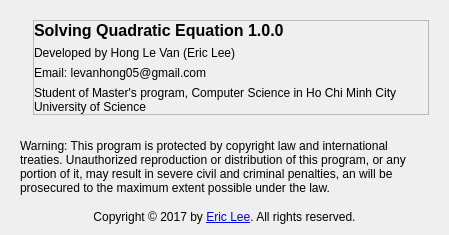
<?xml version="1.0" encoding="UTF-8"?>
<ui version="4.0">
 <class>AboutDialog</class>
 <widget class="QDialog" name="AboutDialog">
  <property name="windowModality">
   <enum>Qt::ApplicationModal</enum>
  </property>
  <property name="geometry">
   <rect>
    <x>0</x>
    <y>0</y>
    <width>449</width>
    <height>235</height>
   </rect>
  </property>
  <property name="windowTitle">
   <string>About</string>
  </property>
  <property name="windowIcon">
   <iconset resource="resources.qrc">
    <normaloff>:/equation/images/infinity.ico</normaloff>:/equation/images/infinity.ico</iconset>
  </property>
  <property name="modal">
   <bool>true</bool>
  </property>
  <layout class="QVBoxLayout" name="verticalLayout">
   <item>
    <widget class="QFrame" name="frameInformation">
     <property name="frameShape">
      <enum>QFrame::NoFrame</enum>
     </property>
     <property name="frameShadow">
      <enum>QFrame::Raised</enum>
     </property>
     <layout class="QHBoxLayout" name="horizontalLayout">
      <item>
       <widget class="QLabel" name="lblIcon">
        <property name="sizePolicy">
         <sizepolicy hsizetype="Fixed" vsizetype="Fixed">
          <horstretch>0</horstretch>
          <verstretch>0</verstretch>
         </sizepolicy>
        </property>
        <property name="text">
         <string/>
        </property>
        <property name="pixmap">
         <pixmap resource="resources.qrc">:/equation/images/infinity.png</pixmap>
        </property>
        <property name="scaledContents">
         <bool>false</bool>
        </property>
        <property name="alignment">
         <set>Qt::AlignLeading|Qt::AlignLeft|Qt::AlignVCenter</set>
        </property>
       </widget>
      </item>
      <item>
       <widget class="QFrame" name="frameAuthor">
        <property name="frameShape">
         <enum>QFrame::StyledPanel</enum>
        </property>
        <property name="frameShadow">
         <enum>QFrame::Raised</enum>
        </property>
        <layout class="QVBoxLayout" name="verticalLayout_3">
         <property name="leftMargin">
          <number>0</number>
         </property>
         <property name="topMargin">
          <number>0</number>
         </property>
         <property name="rightMargin">
          <number>0</number>
         </property>
         <property name="bottomMargin">
          <number>0</number>
         </property>
         <item>
          <widget class="QLabel" name="lblProgramName">
           <property name="font">
            <font>
             <pointsize>12</pointsize>
             <weight>75</weight>
             <bold>true</bold>
            </font>
           </property>
           <property name="text">
            <string>Solving Quadratic Equation 1.0.0</string>
           </property>
          </widget>
         </item>
         <item>
          <widget class="QLabel" name="lblDeveloper">
           <property name="text">
            <string>Developed by Hong Le Van (Eric Lee)</string>
           </property>
          </widget>
         </item>
         <item>
          <widget class="QLabel" name="lblEmail">
           <property name="text">
            <string>Email: levanhong05@gmail.com</string>
           </property>
          </widget>
         </item>
         <item>
          <widget class="QLabel" name="lblPosition">
           <property name="text">
            <string>Student of Master's program, Computer Science in Ho Chi Minh City University of Science</string>
           </property>
           <property name="wordWrap">
            <bool>true</bool>
           </property>
          </widget>
         </item>
        </layout>
       </widget>
      </item>
     </layout>
    </widget>
   </item>
   <item>
    <widget class="QFrame" name="frameLicense">
     <property name="sizePolicy">
      <sizepolicy hsizetype="Preferred" vsizetype="Expanding">
       <horstretch>0</horstretch>
       <verstretch>0</verstretch>
      </sizepolicy>
     </property>
     <property name="frameShape">
      <enum>QFrame::NoFrame</enum>
     </property>
     <property name="frameShadow">
      <enum>QFrame::Raised</enum>
     </property>
     <layout class="QVBoxLayout" name="verticalLayout_2">
      <item>
       <widget class="QLabel" name="lblWarningLicense">
        <property name="styleSheet">
         <string notr="true"/>
        </property>
        <property name="text">
         <string>Warning: This program is protected by copyright law and international treaties. Unauthorized reproduction or distribution of this program, or any portion of it, may result in severe civil and criminal penalties, an will be prosecured to the maximum extent possible under the law.</string>
        </property>
        <property name="alignment">
         <set>Qt::AlignLeading|Qt::AlignLeft|Qt::AlignTop</set>
        </property>
        <property name="wordWrap">
         <bool>true</bool>
        </property>
       </widget>
      </item>
     </layout>
    </widget>
   </item>
   <item>
    <widget class="QLabel" name="lblCopyright">
     <property name="text">
      <string>&lt;html&gt;&lt;body&gt;Copyright © 2017 by &lt;a href=&quot;https://github.com/levanhong05&quot;&gt;Eric Lee&lt;/a&gt;. All rights reserved.&lt;/body&gt;&lt;/html&gt;</string>
     </property>
     <property name="alignment">
      <set>Qt::AlignCenter</set>
     </property>
     <property name="openExternalLinks">
      <bool>true</bool>
     </property>
     <property name="textInteractionFlags">
      <set>Qt::TextBrowserInteraction</set>
     </property>
    </widget>
   </item>
  </layout>
 </widget>
 <resources>
  <include location="resources.qrc"/>
 </resources>
 <connections/>
</ui>
